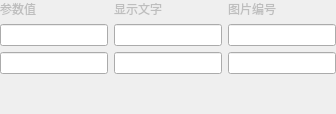
          <widget class="QWidget" name="disCmdpage">
           <layout class="QGridLayout" name="gridLayout_5">
            <property name="leftMargin">
             <number>0</number>
            </property>
            <property name="topMargin">
             <number>0</number>
            </property>
            <property name="rightMargin">
             <number>0</number>
            </property>
            <property name="bottomMargin">
             <number>0</number>
            </property>
            <item row="2" column="0">
             <layout class="QHBoxLayout" name="horizontalLayout_20">
              <item>
               <widget class="QLineEdit" name="disCmdValue2">
                <property name="enabled">
                 <bool>true</bool>
                </property>
               </widget>
              </item>
              <item>
               <widget class="QLineEdit" name="disCmdstr2"/>
              </item>
              <item>
               <widget class="QLineEdit" name="disCmdPic2"/>
              </item>
             </layout>
            </item>
            <item row="0" column="0">
             <layout class="QHBoxLayout" name="horizontalLayout_21">
              <item>
               <widget class="QLabel" name="label_46">
                <property name="enabled">
                 <bool>false</bool>
                </property>
                <property name="text">
                 <string>参数值</string>
                </property>
               </widget>
              </item>
              <item>
               <widget class="QLabel" name="label_47">
                <property name="enabled">
                 <bool>false</bool>
                </property>
                <property name="text">
                 <string>显示文字</string>
                </property>
               </widget>
              </item>
              <item>
               <widget class="QLabel" name="label_48">
                <property name="enabled">
                 <bool>false</bool>
                </property>
                <property name="text">
                 <string>图片编号</string>
                </property>
               </widget>
              </item>
             </layout>
            </item>
            <item row="1" column="0">
             <layout class="QHBoxLayout" name="horizontalLayout_19">
              <item>
               <widget class="QLineEdit" name="disCmdValue1">
                <property name="enabled">
                 <bool>true</bool>
                </property>
               </widget>
              </item>
              <item>
               <widget class="QLineEdit" name="disCmdstr1"/>
              </item>
              <item>
               <widget class="QLineEdit" name="disCmdpic1"/>
              </item>
             </layout>
            </item>
            <item row="3" column="0">
             <spacer name="verticalSpacer_5">
              <property name="orientation">
               <enum>Qt::Vertical</enum>
              </property>
              <property name="sizeHint" stdset="0">
               <size>
                <width>20</width>
                <height>40</height>
               </size>
              </property>
             </spacer>
            </item>
           </layout>
          </widget>
